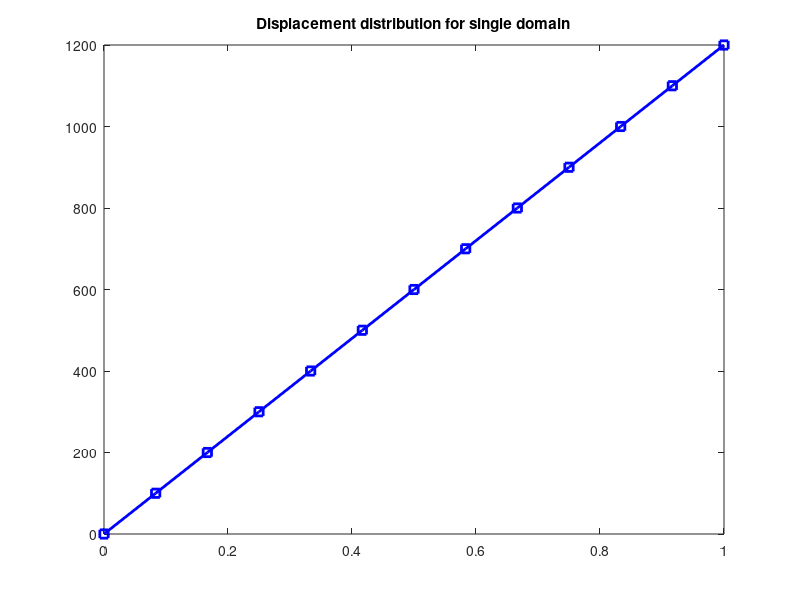
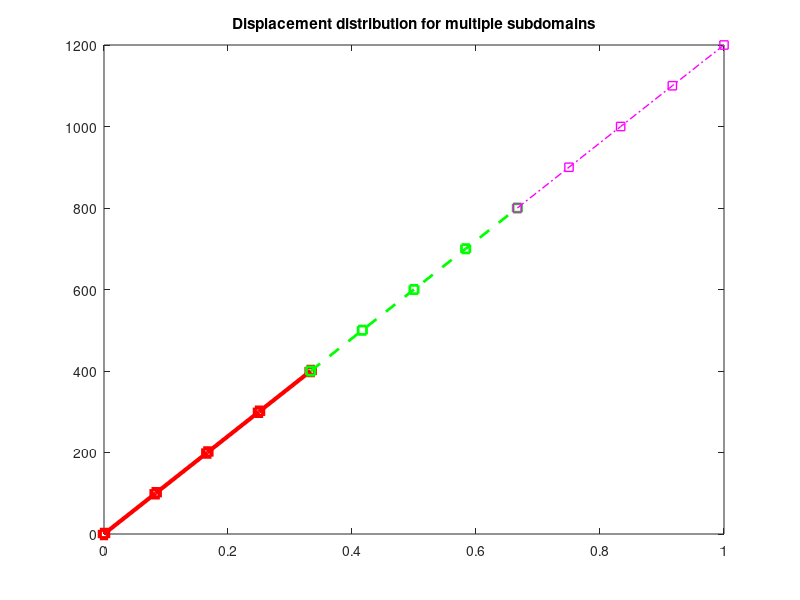

Source code (MATLAB) for these figures, in order:
% Follow FETI example then parrallel linear elastic problem
% with 3 individual subdomains.
% Dirichlet boundary on LHS ending.

close all
clear all
format short e

l = 1.0;                  % length
N = 12;                   % number of elements
x = linspace(0,l,N+1);    % x coordinate
A = 0.1;                  % cross-sectional area
E = 0.1;                  % Young's modulu of rubber
F = 1.0;                  % applied force on RHS end

% First part is regular single domain linear elastic problem

k = E*A/l*[1,-1;-1,1];    % element stiffness matrix
f_s = zeros(N+1,1); f_s(N+1) = F;  % applied force 
isBdary = false(N+1,1); isBdary(1) = true;  % boundary condition
k_s = zeros(N+1,N+1);        % global stiffness matrix
d_s = zeros(N+1,1);          % displacement
for i=1:N
    for m=1:2
        for n=1:2
            k_s(m+i-1,n+i-1) = k_s(m+i-1,n+i-1) + k(m,n);
        end
    end
end

free = find(~isBdary);
d_s(free) = k_s(free,free)\f_s(free); % calculate the displacement

figure
plot(x,d_s,'-bs','LineWidth',2);
title('Displacement distribution for single domain');

% Second part is multi-subdomain 

n_domain = 3;   % number of subdomains
N_sub = (N+n_domain)/n_domain;  % dof for each subdomain
d1 = zeros(N_sub,1); d2 = zeros(N_sub,1); d3 = zeros(N_sub,1);
k_sub = zeros(N_sub,N_sub);
f1 = zeros(N_sub-1,1); f2 = zeros(N_sub,1); f3=f2; f3(N_sub) = F;
for i=1:N_sub-1
    for m=1:2
        for n=1:2
            k_sub(m+i-1,n+i-1) = k_sub(m+i-1,n+i-1) + k(m,n);
        end
    end
end
% stiffness matrix for each subdomain
k1 = k_sub(2:N_sub,2:N_sub); k2 = k_sub; k3 = k_sub;

% rigid body motion vectors
R1 = zeros(N_sub-1,1); R2 = ones(N_sub,1); R3 = ones(N_sub,1);

% pseudo-inverse matrices
K2P = zeros(N_sub,N_sub);
K1P = inv(k1); K2P(1:N_sub-1,1:N_sub-1) = inv(k2(1:N_sub-1,1:N_sub-1));
K3P = K2P;

% assembling matrices
epsilon1 = [0,0,0,-1;0,0,0,0];
epsilon2 = [1,0,0,0,0;0,0,0,0,-1];
epsilon3 = [0,0,0,0,0;1,0,0,0,0];

% matrix G
G = [-epsilon2*R2,-epsilon3*R3];

% vector e
e = [(-R2'*f2),(-R3'*f3)];
e = e';

% initial approximation of the vector of Lagrange multipliers
lambda0 = G*inv(G'*G)*e;

% The F matrix
F_sub = epsilon1*K1P*epsilon1'+epsilon2*K2P*epsilon2'+epsilon3*K3P*epsilon3';

g = zeros(2,1);

% this special simple one-dimensional example leads to the specially
% reduced system of equations where no iteration is necessary.

alpha = inv(G'*G)*G'*(g-F_sub*lambda0);

% displacement obtained with the pseudo-inverse matrices
dinfi1 = K1P*(f1-epsilon1'*lambda0);
dinfi2 = K2P*(f2-epsilon2'*lambda0);
dinfi3 = K3P*(f3-epsilon3'*lambda0);

% displacement contributions from rigid body motions
dker1 = R1;
dker2 = R2*alpha(1);
dker3 = R3*alpha(2);

d1(2:N_sub) = dinfi1+dker1;
d2 = dinfi2+dker2;
d3 = dinfi3+dker3;

figure
plot(x(1:5),d1,'-rs','LineWidth',3);
hold on
plot(x(5:9),d2,'--gs','LineWidth',2);
hold on
plot(x(9:13),d3,'-.ms','LineWidth',1);
hold off
title('Displacement distribution for multiple subdomains')

